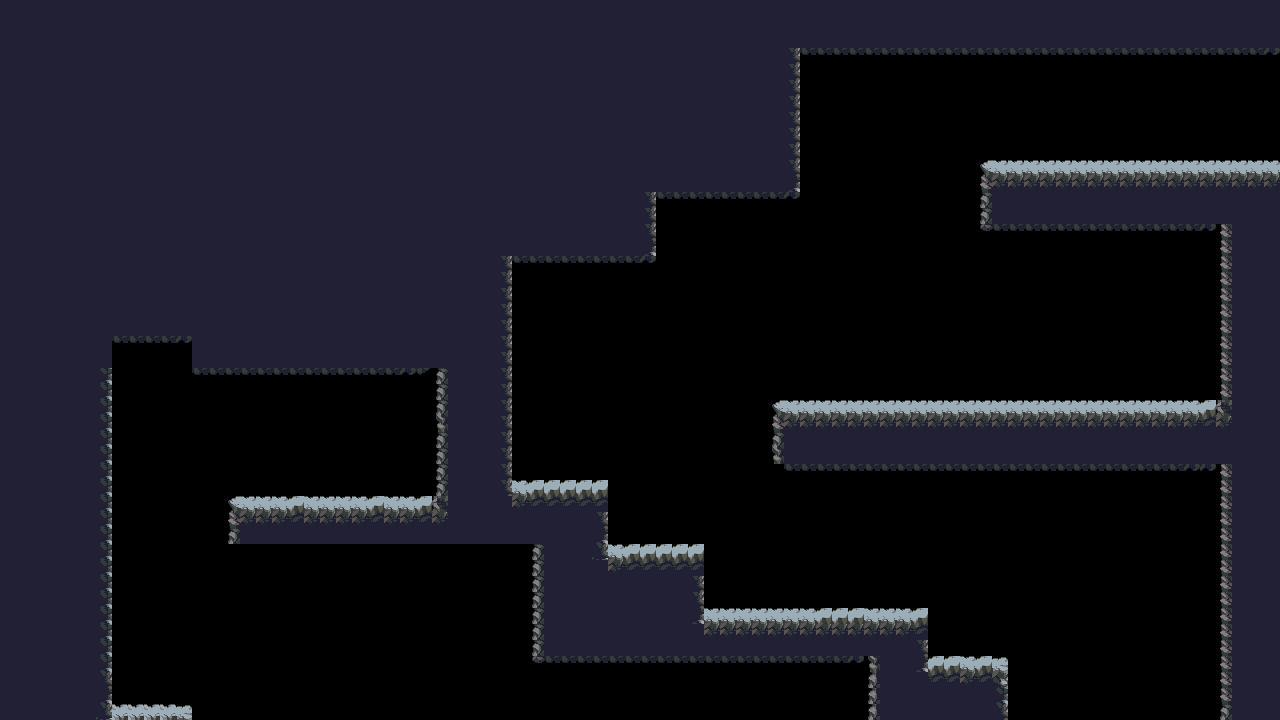

A 2D game scene composited from a Tiled map and its tileset images. What follows is a short description and the map's XML, with each tile layer's data collapsed to a summary:
An orthogonal 80x45 tile map with 16x16 px tiles, 1 tile layer (platform).

<map version="1.0" tiledversion="1.0.1" orientation="orthogonal" renderorder="right-down" width="80" height="45" tilewidth="16" tileheight="16" nextobjectid="1">
 <tileset firstgid="1" name="cave_tiles_platform" tilewidth="16" tileheight="16" tilecount="825" columns="33">
  <image source="cave_tiles_platform.png" width="531" height="411" />
 </tileset>
 <layer name="platform" width="80" height="45">
  <data>[3600 cells, 1943 non-empty, 65 distinct tile ids]</data>
 </layer>
</map>
